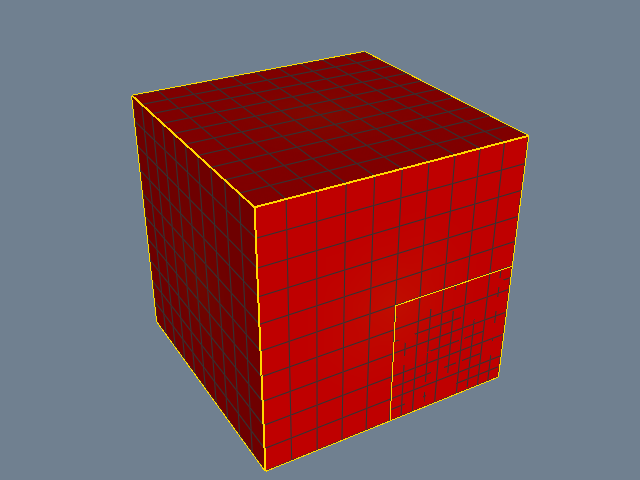

This chart was generated by the following Python code:
#!/usr/bin/env python

# Convert an overlapping AMR dataset to a multi-block dataset using
# vtkAMRToMultiBlockFilter and render the individual blocks with
# shrunk cells and edge visibility.

import math

# Factory overrides: importing these modules registers the OpenGL rendering
# and interaction style implementations for vtkRenderingCore factory classes.
import vtkmodules.vtkInteractionStyle  # noqa: F401
import vtkmodules.vtkRenderingOpenGL2  # noqa: F401
# VTK pipeline classes used in this example
from vtkmodules.vtkCommonCore import vtkFloatArray
from vtkmodules.vtkCommonDataModel import (
    vtkAMRBox,
    vtkOverlappingAMR,
    vtkUniformGrid,
)
from vtkmodules.vtkFiltersAMR import vtkAMRToMultiBlockFilter
from vtkmodules.vtkFiltersGeometry import vtkCompositeDataGeometryFilter
from vtkmodules.vtkFiltersModeling import vtkOutlineFilter
from vtkmodules.vtkRenderingCore import (
    vtkActor,
    vtkPolyDataMapper,
    vtkRenderWindow,
    vtkRenderWindowInteractor,
    vtkRenderer,
)

# Colors (normalized RGB)
gold_rgb = (1.000, 0.843, 0.000)
slate_gray_background_rgb = (0.439, 0.502, 0.565)

# Gaussian pulse centered at (5, 5, 5) with standard deviation 2
center = (5.0, 5.0, 5.0)
sigma = 2.0

# AMR: two-level overlapping adaptive mesh refinement
amr = vtkOverlappingAMR()
amr.Initialize([1, 2])
dims = [11, 11, 11]

# Level 0, Block 0: coarse grid covering [0, 10]^3
ug0 = vtkUniformGrid()
ug0.SetOrigin(0.0, 0.0, 0.0)
ug0.SetSpacing(1.0, 1.0, 1.0)
ug0.SetDimensions(dims)
scalars0 = vtkFloatArray()
scalars0.SetName("Gaussian-Pulse")
scalars0.SetNumberOfTuples(dims[0] * dims[1] * dims[2])
idx = 0
for k in range(dims[2]):
    for j in range(dims[1]):
        for i in range(dims[0]):
            dx = 0.0 + 1.0 * i - center[0]
            dy = 0.0 + 1.0 * j - center[1]
            dz = 0.0 + 1.0 * k - center[2]
            scalars0.SetValue(idx, math.exp(-(dx*dx + dy*dy + dz*dz) / (2.0 * sigma * sigma)))
            idx += 1
ug0.GetPointData().SetScalars(scalars0)
amr.SetAMRBox(0, 0, vtkAMRBox())
amr.SetDataSet(0, 0, ug0)

# Level 1, Block 0: refined grid at origin
ug1 = vtkUniformGrid()
ug1.SetOrigin(0.0, 0.0, 0.0)
ug1.SetSpacing(0.5, 0.5, 0.5)
ug1.SetDimensions(dims)
scalars1 = vtkFloatArray()
scalars1.SetName("Gaussian-Pulse")
scalars1.SetNumberOfTuples(dims[0] * dims[1] * dims[2])
idx = 0
for k in range(dims[2]):
    for j in range(dims[1]):
        for i in range(dims[0]):
            dx = 0.0 + 0.5 * i - center[0]
            dy = 0.0 + 0.5 * j - center[1]
            dz = 0.0 + 0.5 * k - center[2]
            scalars1.SetValue(idx, math.exp(-(dx*dx + dy*dy + dz*dz) / (2.0 * sigma * sigma)))
            idx += 1
ug1.GetPointData().SetScalars(scalars1)
amr.SetAMRBox(1, 0, vtkAMRBox())
amr.SetDataSet(1, 0, ug1)

# Level 1, Block 1: refined grid at (3, 3, 3)
ug2 = vtkUniformGrid()
ug2.SetOrigin(3.0, 3.0, 3.0)
ug2.SetSpacing(0.5, 0.5, 0.5)
ug2.SetDimensions(dims)
scalars2 = vtkFloatArray()
scalars2.SetName("Gaussian-Pulse")
scalars2.SetNumberOfTuples(dims[0] * dims[1] * dims[2])
idx = 0
for k in range(dims[2]):
    for j in range(dims[1]):
        for i in range(dims[0]):
            dx = 3.0 + 0.5 * i - center[0]
            dy = 3.0 + 0.5 * j - center[1]
            dz = 3.0 + 0.5 * k - center[2]
            scalars2.SetValue(idx, math.exp(-(dx*dx + dy*dy + dz*dz) / (2.0 * sigma * sigma)))
            idx += 1
ug2.GetPointData().SetScalars(scalars2)
amr.SetAMRBox(1, 1, vtkAMRBox())
amr.SetDataSet(1, 1, ug2)
amr.SetRefinementRatio(0, 2)

# Convert: AMR to multi-block dataset
to_mb = vtkAMRToMultiBlockFilter()
to_mb.SetInputData(amr)

# Geometry: extract the block surfaces for rendering
mb_geom = vtkCompositeDataGeometryFilter()
mb_geom.SetInputConnection(to_mb.GetOutputPort())

mb_mapper = vtkPolyDataMapper()
mb_mapper.SetInputConnection(mb_geom.GetOutputPort())
mb_mapper.SetScalarModeToUsePointFieldData()
mb_mapper.SelectColorArray("Gaussian-Pulse")
mb_mapper.SetScalarRange(0.0, 1.0)

mb_actor = vtkActor()
mb_actor.SetMapper(mb_mapper)
mb_actor.GetProperty().EdgeVisibilityOn()
mb_actor.GetProperty().SetEdgeColor(0.2, 0.2, 0.2)

# Outline: show block bounding boxes from the original AMR
outline = vtkOutlineFilter()
outline.SetInputData(amr)

outline_mapper = vtkPolyDataMapper()
outline_mapper.SetInputConnection(outline.GetOutputPort())

outline_actor = vtkActor()
outline_actor.SetMapper(outline_mapper)
outline_actor.GetProperty().SetColor(gold_rgb)
outline_actor.GetProperty().SetLineWidth(2)

# Renderer: assemble the scene and configure the camera
renderer = vtkRenderer()
renderer.AddActor(mb_actor)
renderer.AddActor(outline_actor)
renderer.SetBackground(slate_gray_background_rgb)

# Window: display the rendered scene
render_window = vtkRenderWindow()
render_window.AddRenderer(renderer)
render_window.SetWindowName("amr to multiblock")
render_window.SetMultiSamples(0)
render_window.SetSize(640, 480)

# Interactor: handle mouse and keyboard events
render_window_interactor = vtkRenderWindowInteractor()
render_window_interactor.SetRenderWindow(render_window)

# Scene: configure the camera
renderer.ResetCamera()
renderer.GetActiveCamera().Azimuth(150)
renderer.GetActiveCamera().Elevation(30)
renderer.ResetCameraClippingRange()

render_window_interactor.Initialize()
render_window_interactor.Start()
